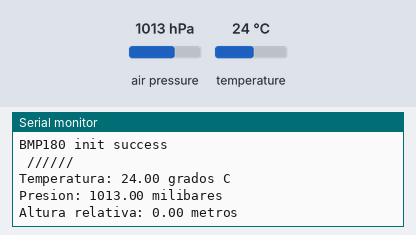
Recording of a sketch running on a simulated Arduino Uno, built with avr-gcc and run on an emulated ATmega328P. On the bench: the last lines printed to the serial monitor. Inputs (shaded band) come from the test bench; at power-on: air pressure 1013 hPa, temperature 24 °C.

Above: at 1.2 s.
1.3 s: air pressure set to 952 hPa
At 2.8 s:
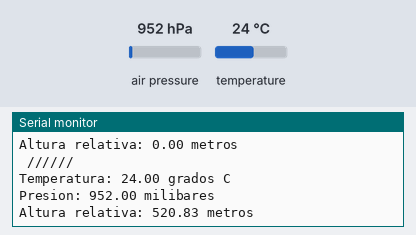
3.8 s: temperature set to 12 °C
At 5.6 s:
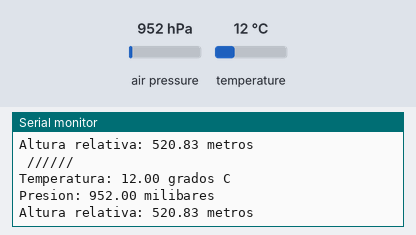
6.3 s: air pressure set to 975 hPa
At 8.7 s:
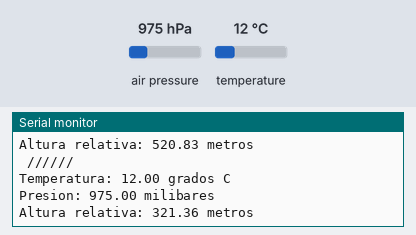
8.8 s: air pressure set to 1000 hPa
At 11.4 s:
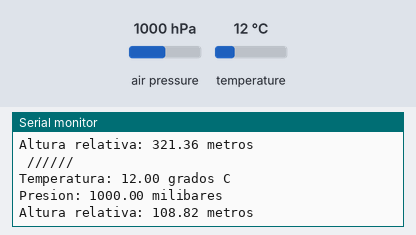
Timing chart, 0 to 12.9 s (numbered marks = the images above; inputs shaded):
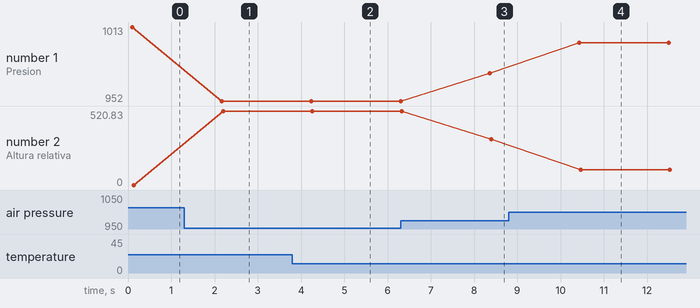

The sketch:

by-68.ino
```cpp
/*
    UMSS 24/04/2016   NASAEVENT
    Alexander Fidel Marquez ing INFORMATICA
    Neidy  Patricia Tapia Sillerico  ing ELECTRONICA
    --------------------><-------------------------------
*/
// Se importan las librerías
#include <SFE_BMP180.h>
#include <Wire.h>

//Se declara una instancia de la librería
SFE_BMP180 pressure;

//Se declaran las variables. Es necesario tomar en cuenta una presión inicial
//esta será la presión que se tome en cuenta en el cálculo de la diferencia de altura
double PresionBase;


//Leeremos presión y temperatura. Calcularemos la diferencia de altura
double Presion = 0;
double Altura = 0;
double Temperatura = 0;

char status;

void setup() {

  Serial.begin(9600);

  //Se inicia el sensor y se hace una lectura inicial
  SensorStart();
}

void loop() {

  //Se hace lectura del sensor
  ReadSensor();

  //Se imprimen las variables

  Serial.println(" ////// ");

  Serial.print("Temperatura: ");
  Serial.print(Temperatura);
  Serial.println(" grados C");

  Serial.print("Presion: ");
  Serial.print(Presion);
  Serial.println(" milibares");

  Serial.print("Altura relativa: ");
  Serial.print(Altura);
  Serial.println(" metros");

  delay(2000);

}

void SensorStart()
{

  //Secuencia de inicio del sensor

  if (pressure.begin())
  {
    Serial.println("BMP180 init success");
  }
  else
  {

    Serial.println("BMP180 init fail (disconnected?)\n\n");
    while (1);
  }

  //Se inicia la lectura de temperatura
  status = pressure.startTemperature();
  if (status != 0)
  {
    delay(status);
    //Se lee una temperatura inicial
    status = pressure.getTemperature(Temperatura);
    if (status != 0)
    {
      //Se inicia la lectura de presiones
      status = pressure.startPressure(3);
      if (status != 0)
      {
        delay(status);
        //Se lee la presión inicial incidente sobre el sensor en la primera ejecución
        status = pressure.getPressure(PresionBase, Temperatura);
      }
    }
  }
}


void ReadSensor() {
  //En este método se hacen las lecturas de presión y temperatura y se calcula la altura

  //Se inicia la lectura de temperatura
  status = pressure.startTemperature();
  if (status != 0)
  {
    delay(status);
    //Se realiza la lectura de temperatura
    status = pressure.getTemperature(Temperatura);
    if (status != 0)
    {
      //Se inicia la lectura de presión
      status = pressure.startPressure(3);
      if (status != 0)
      {
        delay(status);
        //Se lleva a cabo la lectura de presión,
        //considerando la temperatura que afecta el desempeño del sensor

        status = pressure.getPressure(Presion, Temperatura);
        if (status != 0)
        {
          //Se hace el cálculo de la altura en base a la presión leída en el Setup
          Altura = pressure.altitude(Presion, PresionBase);
        }
        else Serial.println("error en la lectura de presion\n");
      }
      else Serial.println("error iniciando la lectura de presion\n");
    }
    else Serial.println("error en la lectura de temperatura\n");
  }
  else Serial.println("error iniciando la lectura de temperatura\n");

}
```

Measured:
- after the input at 1.3 s, the serial monitor: prints a new line after 0.87 s (image 1)
- after the input at 3.8 s, the serial monitor: prints a new line after 0.40 s (image 2)
- after the input at 6.3 s, the serial monitor: prints a new line after 2.1 s (image 3)
- after the input at 8.8 s, the serial monitor: prints a new line after 1.6 s (image 4)
- plotted number 1: 1013 → 952 after the input at 1.3 s, 952 → 975 after the input at 6.3 s, 975 → 1000 after the input at 8.8 s
- plotted number 2: 0 → 520.83 after the input at 1.3 s, 520.83 → 321.36 after the input at 6.3 s, 321.36 → 108.82 after the input at 8.8 s
